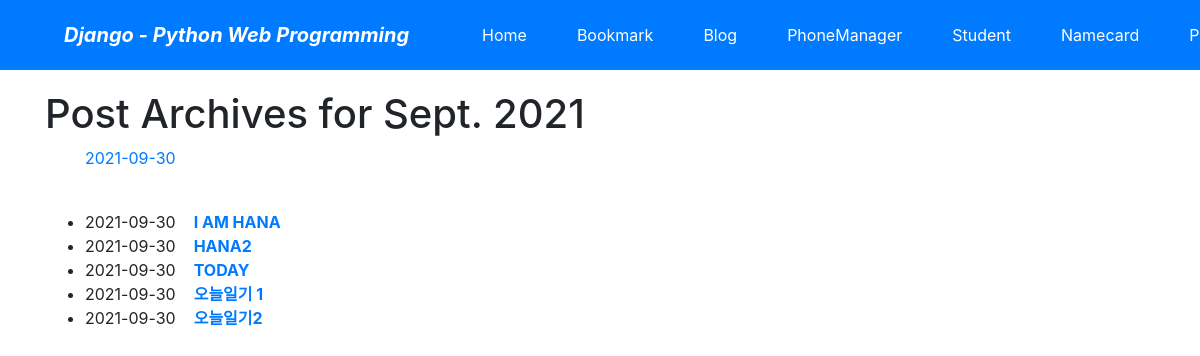
Screenshot of /blog/archive/2021/9/ with the database file from the repository.
### blog/models.py (models this page shows, shortened)
class Post(models.Model):
    title = models.CharField(verbose_name='TITLE', max_length=50)
    slug = models.SlugField('SLUG', unique=True, allow_unicode=True, help_text='one word for title alias.')
    description = models.CharField('DESCRIPTION', max_length=100, blank=True, help_text='simple description text')
    content = models.TextField('CONTENT')
    create_dt = models.DateTimeField('CREATE DATE', auto_now_add=True)
    modify_dt = models.DateTimeField('MODIFY DATE', auto_now=True)
    tags = TaggableManager(blank=True)
    owner = models.ForeignKey(User, on_delete=models.CASCADE, verbose_name='OWNER', blank=True, null=True)
    class Meta:
        verbose_name = 'post'
        verbose_name_plural = 'posts'
        db_table = 'blog_posts'
        ordering = ('-modify_dt',)
    def get_absolute_url(self):
        return reverse('blog:post_detail', args=(self.slug,))

### blog/views.py (the view)
# urls.py: path('archive/<int:year>/<int:month>/', views.PostMAV.as_view(), name='post_month_archive'),
class PostMAV(MonthArchiveView):
    model = Post
    date_field = 'modify_dt'
    month_format = '%m'

### blog/templates/blog/post_archive_month.html (shortened to what this page needs)
{% extends "base.html" %}
{% block content %}
 <h1>Post Archives for {{ month|date:"N Y"}}</h1>
<ul>
    {% for date in date_list %}
    <li style="display: inline;">
        <a href="{% url 'blog:post_day_archive' date|date:'Y' month|date:'n' date|date:'j' %}">{{ date|date:"Y" }}-{{ month|date:"m" }}-{{ date|date:"j" }}</a>
    </li>
    {% endfor %}
</ul>
 <br>
<div>
    <ul>
        {% for post in object_list %}
        <li>{{post.modify_dt|date:"Y-m-d"}}&nbsp;&nbsp;&nbsp;
        <a href="{{post.get_absolute_url}}"><strong>{{post.title}}</strong></a> </li>
        {% endfor %}
    </ul>
</div>
{% endblock %}

### rows the page displays
Post: modify_dt "2021-09-30", title "I AM HANA"
Post: modify_dt "2021-09-30", title "HANA2"
Post: modify_dt "2021-09-30", title "TODAY"
Post: modify_dt "2021-09-30", title "오늘일기 1"
Post: modify_dt "2021-09-30", title "오늘일기2"

### other values shown
{{ month|date:"N Y" }} "Sept. 2021"
{{ date|date:"Y" }} "2021"
{{ month|date:"m" }} "09"
{{ date|date:"j" }} "30"
